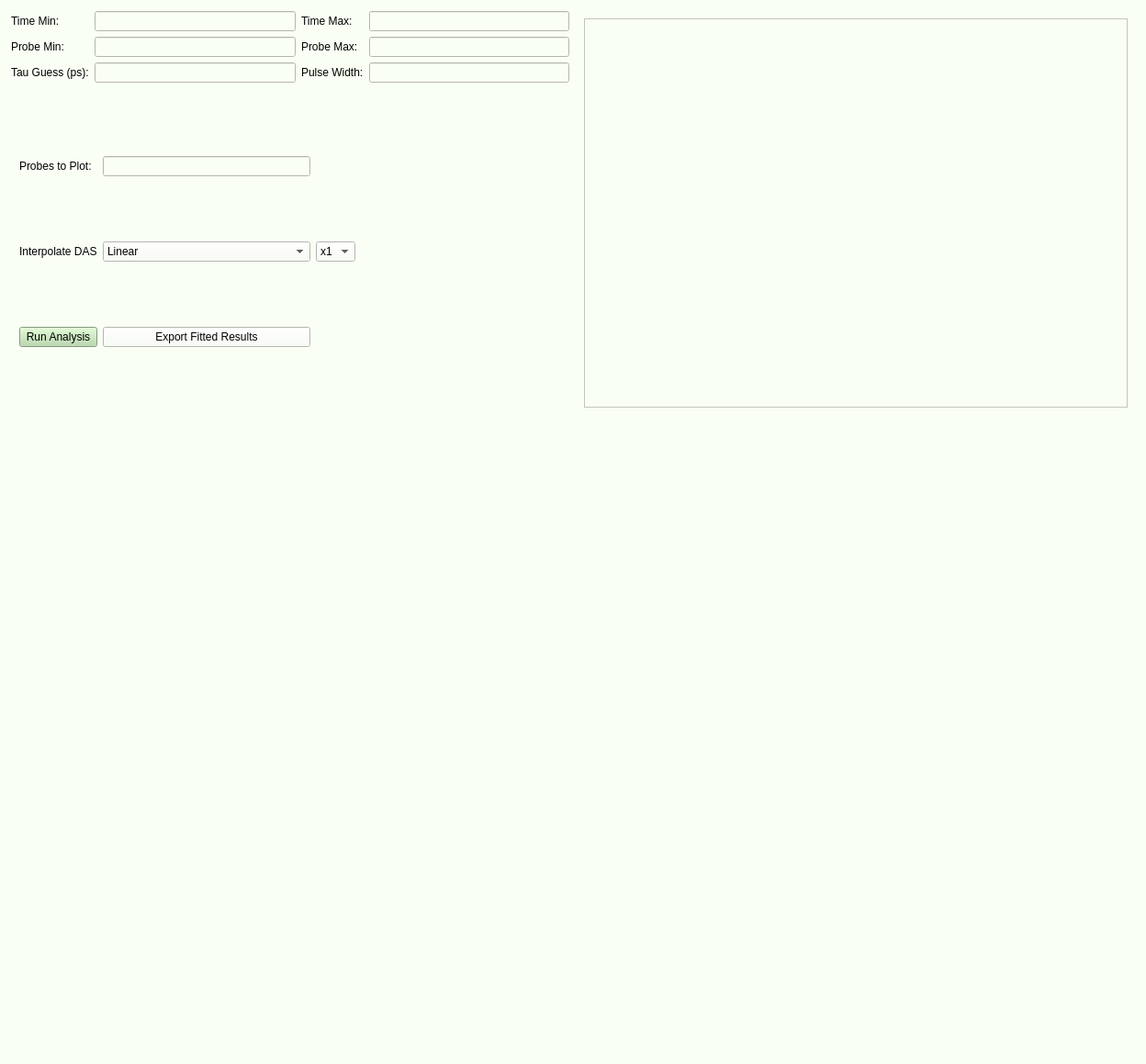
<?xml version="1.0" encoding="UTF-8"?>
<ui version="4.0">
 <class>MainWindow_CA</class>
 <widget class="QMainWindow" name="MainWindow_CA">
  <property name="geometry">
   <rect>
    <x>0</x>
    <y>0</y>
    <width>1248</width>
    <height>1159</height>
   </rect>
  </property>
  <property name="windowTitle">
   <string>MainWindow</string>
  </property>
  <property name="styleSheet">
   <string notr="true">background-color: #fafff5 
</string>
  </property>
  <widget class="QWidget" name="centralwidget_CA">
   <layout class="QHBoxLayout" name="horizontalLayout">
    <item>
     <widget class="QWidget" name="widget_CA" native="true">
      <layout class="QVBoxLayout" name="verticalLayout" stretch="2,3">
       <property name="leftMargin">
        <number>1</number>
       </property>
       <property name="topMargin">
        <number>1</number>
       </property>
       <property name="rightMargin">
        <number>1</number>
       </property>
       <property name="bottomMargin">
        <number>1</number>
       </property>
       <item>
        <widget class="QWidget" name="widget_2_CA" native="true">
         <layout class="QHBoxLayout" name="horizontalLayout_2" stretch="1,1">
          <property name="leftMargin">
           <number>1</number>
          </property>
          <property name="topMargin">
           <number>1</number>
          </property>
          <property name="rightMargin">
           <number>1</number>
          </property>
          <property name="bottomMargin">
           <number>1</number>
          </property>
          <item>
           <widget class="QWidget" name="widget_4_CA" native="true">
            <layout class="QGridLayout" name="gridLayout">
             <property name="leftMargin">
              <number>1</number>
             </property>
             <property name="topMargin">
              <number>1</number>
             </property>
             <property name="rightMargin">
              <number>1</number>
             </property>
             <property name="bottomMargin">
              <number>1</number>
             </property>
             <item row="1" column="2">
              <widget class="QLabel" name="label_4_CA">
               <property name="text">
                <string>Probe Max:</string>
               </property>
              </widget>
             </item>
             <item row="1" column="0">
              <widget class="QLabel" name="label_3_CA">
               <property name="text">
                <string>Probe Min:</string>
               </property>
              </widget>
             </item>
             <item row="2" column="0">
              <widget class="QLabel" name="label_5_CA">
               <property name="text">
                <string>Tau Guess (ps):</string>
               </property>
              </widget>
             </item>
             <item row="1" column="1">
              <widget class="QLineEdit" name="probe_min_CA"/>
             </item>
             <item row="1" column="3">
              <widget class="QLineEdit" name="probe_max_CA"/>
             </item>
             <item row="2" column="3">
              <widget class="QLineEdit" name="pulse_initial_guess_CA"/>
             </item>
             <item row="2" column="2">
              <widget class="QLabel" name="label_6_CA">
               <property name="text">
                <string>Pulse Width:</string>
               </property>
              </widget>
             </item>
             <item row="2" column="1">
              <widget class="QLineEdit" name="Tau_initial_guesses_CA"/>
             </item>
             <item row="3" column="0" colspan="3">
              <widget class="QWidget" name="widget_9_CA" native="true">
               <layout class="QGridLayout" name="gridLayout_2">
                <item row="1" column="1">
                 <widget class="QComboBox" name="comboBox_CA">
                  <item>
                   <property name="text">
                    <string>Linear</string>
                   </property>
                  </item>
                  <item>
                   <property name="text">
                    <string>Cubic</string>
                   </property>
                  </item>
                  <item>
                   <property name="text">
                    <string>Nearest</string>
                   </property>
                  </item>
                  <item>
                   <property name="text">
                    <string>None</string>
                   </property>
                  </item>
                 </widget>
                </item>
                <item row="2" column="0">
                 <widget class="QPushButton" name="pushButton_CA">
                  <property name="styleSheet">
                   <string notr="true">background-color: #b6d7a8  ;</string>
                  </property>
                  <property name="text">
                   <string>Run Analysis</string>
                  </property>
                 </widget>
                </item>
                <item row="2" column="1">
                 <widget class="QPushButton" name="pushButton_2_CA">
                  <property name="text">
                   <string>Export Fitted Results</string>
                  </property>
                 </widget>
                </item>
                <item row="0" column="0">
                 <widget class="QLabel" name="label_7_CA">
                  <property name="text">
                   <string>Probes to Plot:</string>
                  </property>
                 </widget>
                </item>
                <item row="0" column="1">
                 <widget class="QLineEdit" name="lineEdit_7_CA"/>
                </item>
                <item row="1" column="2">
                 <widget class="QComboBox" name="comboBox_2_CA">
                  <item>
                   <property name="text">
                    <string>x1</string>
                   </property>
                  </item>
                  <item>
                   <property name="text">
                    <string>x2</string>
                   </property>
                  </item>
                  <item>
                   <property name="text">
                    <string>x3</string>
                   </property>
                  </item>
                  <item>
                   <property name="text">
                    <string>x5</string>
                   </property>
                  </item>
                 </widget>
                </item>
                <item row="1" column="0">
                 <widget class="QLabel" name="label_interpolation_CA">
                  <property name="text">
                   <string>Interpolate DAS</string>
                  </property>
                 </widget>
                </item>
               </layout>
              </widget>
             </item>
             <item row="0" column="3">
              <widget class="QLineEdit" name="time_max_CA"/>
             </item>
             <item row="0" column="0">
              <widget class="QLabel" name="label_CA">
               <property name="text">
                <string>Time Min:</string>
               </property>
              </widget>
             </item>
             <item row="0" column="1">
              <widget class="QLineEdit" name="time_min_CA"/>
             </item>
             <item row="0" column="2">
              <widget class="QLabel" name="label_2_CA">
               <property name="text">
                <string>Time Max:</string>
               </property>
              </widget>
             </item>
            </layout>
           </widget>
          </item>
          <item>
           <widget class="QWidget" name="widget_5_CA" native="true">
            <layout class="QGridLayout" name="gridLayout_3">
             <item row="0" column="0">
              <widget class="QTextEdit" name="textEdit_CA"/>
             </item>
            </layout>
           </widget>
          </item>
         </layout>
        </widget>
       </item>
       <item>
        <widget class="QWidget" name="widget_3_CA" native="true">
         <layout class="QHBoxLayout" name="horizontalLayout_3" stretch="1,1,1">
          <item>
           <widget class="PlotWidget" name="widget_6_CA" native="true"/>
          </item>
          <item>
           <widget class="PlotWidget" name="widget_7_CA" native="true"/>
          </item>
          <item>
           <widget class="PlotWidget" name="widget_8" native="true"/>
          </item>
         </layout>
        </widget>
       </item>
      </layout>
     </widget>
    </item>
   </layout>
  </widget>
  <widget class="QMenuBar" name="menubar">
   <property name="geometry">
    <rect>
     <x>0</x>
     <y>0</y>
     <width>1248</width>
     <height>21</height>
    </rect>
   </property>
  </widget>
  <widget class="QStatusBar" name="statusbar"/>
 </widget>
 <customwidgets>
  <customwidget>
   <class>PlotWidget</class>
   <extends>QWidget</extends>
   <header location="global">pyqtgraph</header>
   <container>1</container>
  </customwidget>
 </customwidgets>
 <resources/>
 <connections/>
</ui>
